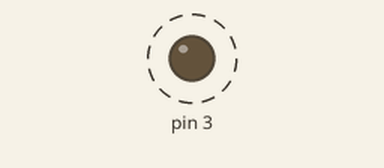
A sketch run on a simulated Arduino Uno, built with avr-gcc and run on an emulated ATmega328P. On the bench: output pins drawn as LEDs (lit = HIGH). Dashed ring = blinking.

Above: at 0.5 s.
Timing chart, 0 to 3.0 s (numbered marks = the images above):
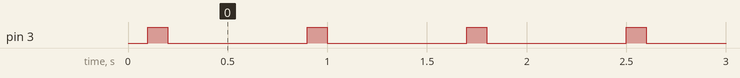

The sketch:

1.ino
```cpp
void setup() {
  // put your setup code here, to run once:
  pinMode(3, OUTPUT);

}

void loop() {
  // put your main code here, to run repeatedly:
  static int i = 2;
  digitalWrite(i,HIGH);
  delay(100);
  digitalWrite(i,LOW);
  i++;
  if(i == 10){
    i = 2;
    }
}
```

Measured:
- by itself, pin 3: alternates HIGH for 0.10 s and LOW for 0.70 s
